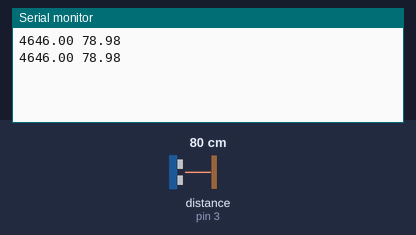
The sketch below on a simulated Arduino Uno, built with avr-gcc and run on an emulated ATmega328P. Shown: the last lines printed to the serial monitor. Wiring (inferred from the names in the program): ultrasonic range finder: trigger pin 2; echo pin 3. The inputs (shaded band) are chosen by the test bench; at power-on: distance to the obstacle (sensor on pin 3) 80 cm. The echo pulse lasts 58.3 µs per cm.

Above: at 1.8 s.
1.9 s: distance to the obstacle (sensor on pin 3) set to 2 cm
At 2.7 s:
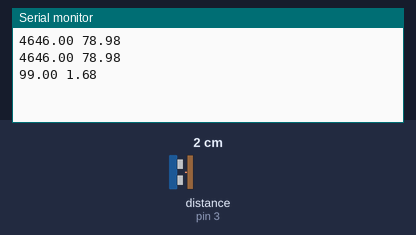
3.4 s: distance to the obstacle (sensor on pin 3) set to 4 cm
At 4.3 s:
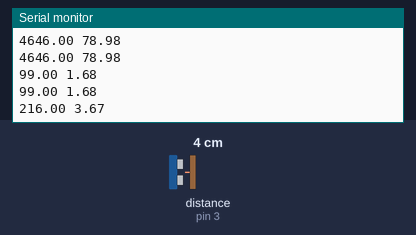
Timing chart, 0 to 6.4 s (numbered marks = the images above; inputs shaded):
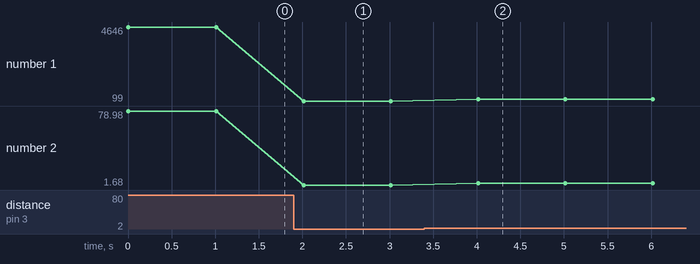

Measured:
- after the input at 1.9 s, the serial monitor: prints a new line after 0.11 s (image 1)
- after the input at 3.4 s, the serial monitor: prints a new line after 0.62 s (image 2)
- plotted number 1: 4646 → 99 after the input at 1.9 s, 99 → 215 after the input at 3.4 s
- plotted number 2: 78.98 → 1.68 after the input at 1.9 s, 1.68 → 3.66 after the input at 3.4 s

The sketch:

HCSR04-distance-logger.ino
```cpp
// HC-SR04 distance logger, V. Ziemann, 161204
const int trig=2, echo=3;
void setup() {
  Serial.begin(9600); while (!Serial) {;}
  pinMode(trig,OUTPUT);
  pinMode(echo,INPUT);
}
void loop() {
  float duration,distance;
  digitalWrite(trig,LOW); // make a 10 us trigger pulse
  delayMicroseconds(2);
  digitalWrite(trig,HIGH);
  delayMicroseconds(10);
  digitalWrite(trig,LOW);
  duration=pulseIn(echo,HIGH);      // wait for echo
  distance=100*duration*340e-6/2;   // in cm
  Serial.print(duration); Serial.print(" ");
  Serial.println(distance);
  delay(1000);
}
```
